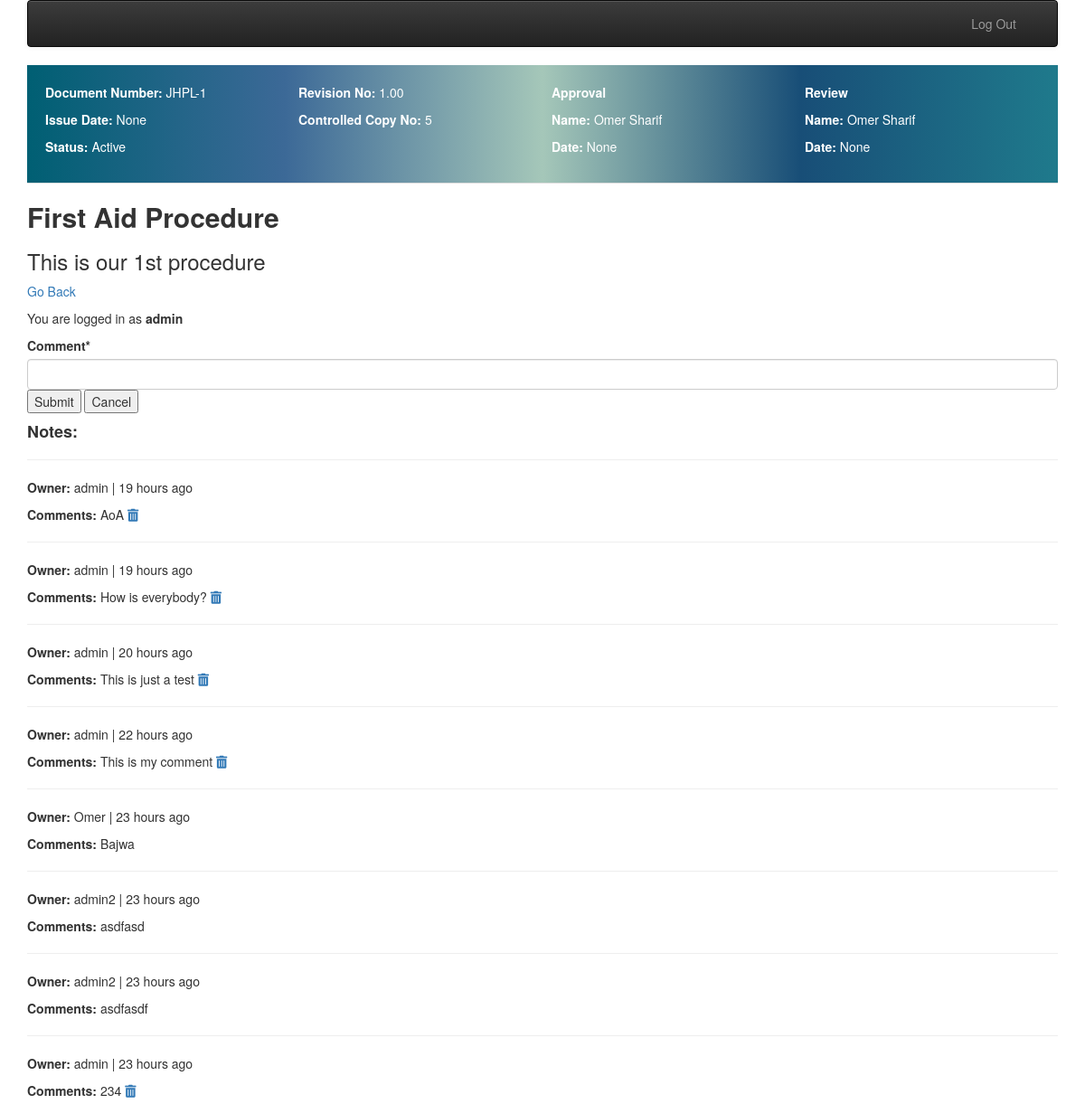
Before: /jhpl-ims/procedures/1 (signed in, upper part) with the older database file.
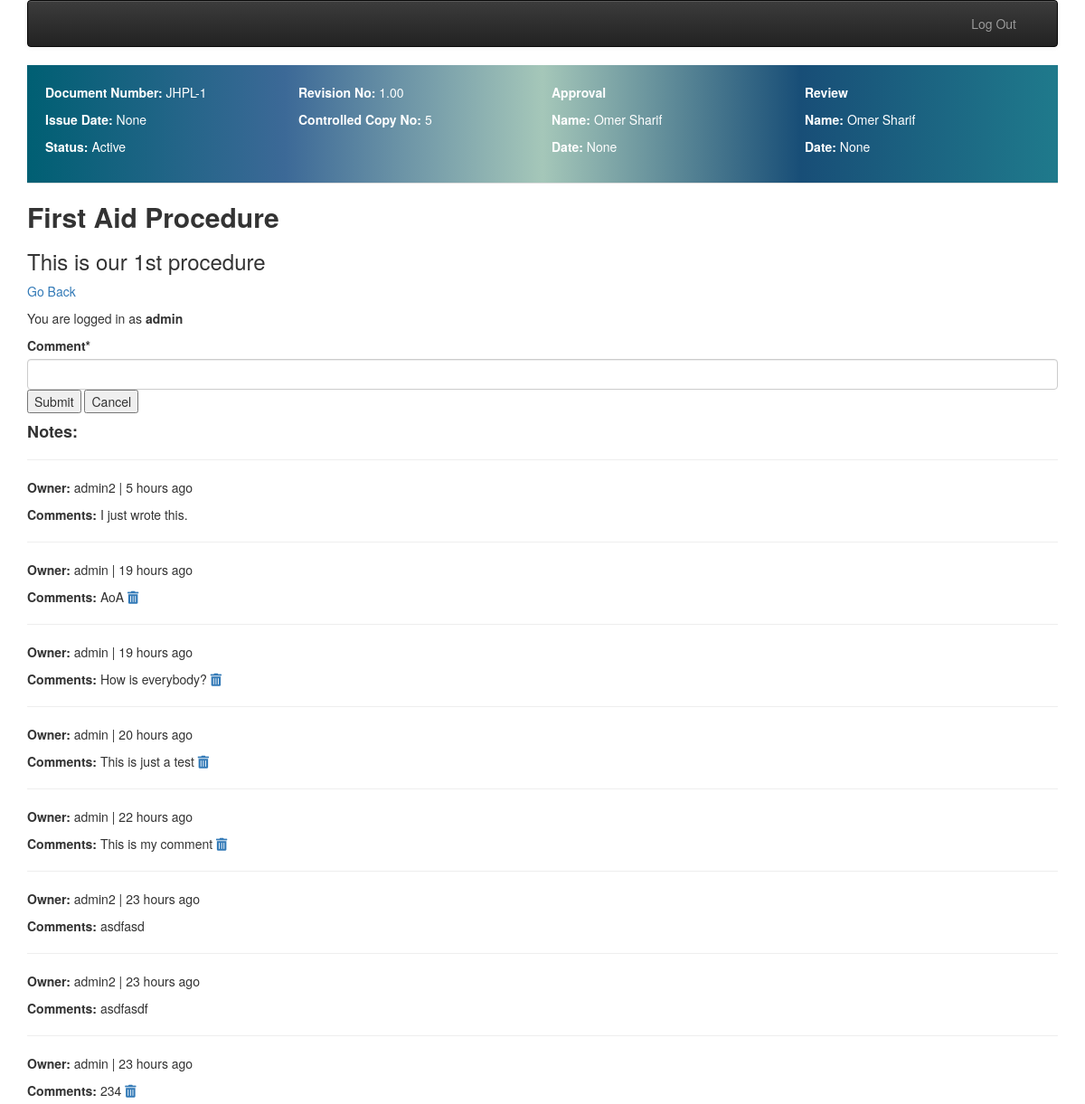
After: the same page with the newer database file.
### jhpl_ims/models.py (models this page shows, shortened)
class jhpl_ims_masterlist(models.Model):
    STATUS_SELECT = [
        ("Active", "Active"),
        ("Obsolete", "Obsolete"),
        ("InProcess", "InProcess"),
        ]
    ims_masterlist_id = models.AutoField(primary_key=True)
    owner = models.ForeignKey(settings.AUTH_USER_MODEL, on_delete=models.CASCADE)
    doc_num = models.CharField(max_length=200, null = False, blank= False)
    doc_title = models.CharField(max_length=200, null=True, blank=True)
    rev_num = models.DecimalField(max_digits=7, decimal_places=2, null=True)
    issue_date = models.DateField(null=True, blank=True)
    status = models.CharField(max_length=9, choices=STATUS_SELECT)
    reviewed_by = models.ForeignKey("doc_controller", on_delete=models.CASCADE, related_name="jhpl_reviewed_by",null= True,blank = True)
    reviewed_date = models.DateField(null=True, blank=True)
    approved_by = models.ForeignKey("doc_controller", on_delete=models.CASCADE, related_name="jhpl_approved_by",null= True,blank= True)
    approved_date = models.DateField(null=True, blank=True)
    control_copy_num = models.IntegerField(null=True, blank=True)
    created_at = models.DateTimeField(auto_now=True)
    updated_at = models.DateTimeField(auto_now=True)

class doc_controller(models.Model):
    doc_controller_id = models.AutoField(primary_key=True)
    owner = models.ForeignKey(settings.AUTH_USER_MODEL,on_delete=models.CASCADE)
    name = models.CharField(max_length=100, null=True, blank=True)
    created_at = models.DateTimeField(auto_now=True)
    updated_at = models.DateTimeField(auto_now=True)
    def __str__(self):
        return self.name

class notes(models.Model):
    notes_id = models.AutoField(primary_key=True)
    owner = models.ForeignKey(settings.AUTH_USER_MODEL, on_delete=models.CASCADE)
    large_text_body = models.TextField()
    jhpl_ims_masterlist_key = models.ForeignKey("jhpl_ims_masterlist", on_delete=models.CASCADE)
    created_at = models.DateTimeField(auto_now=True)
    updated_at = models.DateTimeField(auto_now=True)

### jhpl_ims/views.py (the view)
# urls.py: path('procedures/<int:pk>', views.procedures.as_view(), name='procedures'),
class procedures(LoginRequiredMixin, View):
    def get(self, request, pk):
        master_list = jhpl_ims_masterlist.objects.filter(ims_masterlist_id=pk)
        notes_list = notes.objects.filter(
            jhpl_ims_masterlist_key=pk).order_by('-updated_at')
        comment_form = CommentForm()
        ctx = {'master_list': master_list,
               'notes_list': notes_list, 'comment_form': comment_form}
        if pk == 1:
            return render(request, 'jhpl_ims/sop_one.html', ctx)
        elif pk == 2:
            return render(request, 'jhpl_ims/sop_two.html', ctx)
        elif pk == 3:
            return render(request, 'jhpl_ims/sop_three.html', ctx)
        elif pk == 4:
            return render(request, 'jhpl_ims/sop_four.html', ctx)
        elif pk == 5:
            return render(request, 'jhpl_ims/sop_five.html', ctx)

### jhpl_ims/forms.py
class CommentForm(forms.Form):
    comment = forms.CharField()

### jhpl_ims/templates/jhpl_ims/sop_one.html (shortened to what this page needs)
<!DOCTYPE html>
{% extends "base_menu.html" %} {% load crispy_forms_tags %}
{% load humanize %}
{% block content %}
{% if master_list %}
{% for master in master_list %}
<header class="header">
  <div class="header-item">
    <p><b>Document Number:</b> {{master.doc_num}} </p>
    <p><b>Issue Date:</b> {{master.issue_date}} </p>
    <p><b>Status:</b> {{master.status}} </p>
  </div>
  <div class="header-item">
    <p><b>Revision No: </b>{{master.rev_num}}</p>
    <p><b>Controlled Copy No:</b> {{master.control_copy_num}} </p>
  </div>
  <div class="header-item">
    <p><b>Approval</b></p>
    <p><b>Name:</b> {{master.approved_by}} </p>
    <p><b>Date:</b> {{master.approved_date}} </p>
  </div>
  <div class="header-item">
    <p><b>Review</b></p>
    <p><b>Name: </b> {{master.reviewed_by}} </p>
    <p><b> Date: </b> {{master.reviewed_date}} </p>
  </div>
</header>
<main>
  <h2><b>{{ master.doc_title }}</b></h2>
  <h3>This is our {{master.ims_masterlist_id}}st procedure</h3>
</main>
<p><a href="{% url 'jhpl_ims:index' %}">Go Back</a></p>
{% if user.is_authenticated %}
<p id="back"> You are logged in as <b>{{user.username}} </b>
<br clear="all"/>
<form method="post" action="{% url 'jhpl_ims:comment_create' master.ims_masterlist_id %}">
    {{ comment_form|crispy }}
<input type="submit" value="Submit">
<input type="submit" value="Cancel" onclick="window.location.href='{% url 'jhpl_ims:procedures' master.ims_masterlist_id %}';return false;">
</form>
</p>
{% endif %}
<h4><b>Notes: </b></h4>
<hr />
{% if notes_list%}
{% for comment in notes_list %}
<p><b>Owner: </b>{{comment.owner}} | {{comment.updated_at|naturaltime}} </p>
<p><b>Comments: </b>{{comment.large_text_body}}
{% if user == comment.owner %}
<a href="{% url 'jhpl_ims:comment_delete' comment.notes_id %}"><i class="fa fa-trash"></i></a>
</p>
{% endif %}
<hr />
{% endfor %}
{% endif %}
</p>
{% endfor %}
{% endif %}
{% endblock %}

Changed rows visible on the page:
removed notes: owner "Omer", updated_at "23 hours ago", large_text_body "Bajwa"
added notes: owner "admin2", updated_at "5 hours ago", large_text_body "I just wrote this."
